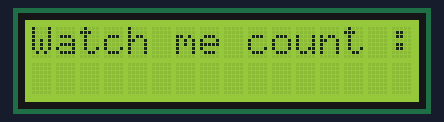
The sketch below on a simulated Arduino Uno, built with avr-gcc and run on an emulated ATmega328P. On the bench: 16×2 character LCD.

Above: at 0.1 s.
At 1.1 s:
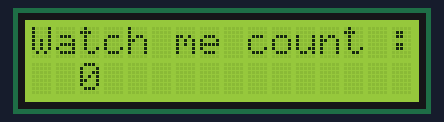
At 2.1 s:
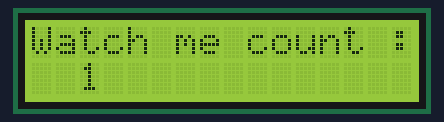
At 5.1 s:
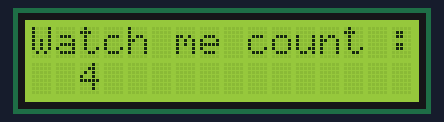
At 8.1 s:
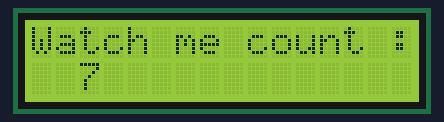
At 11.1 s:
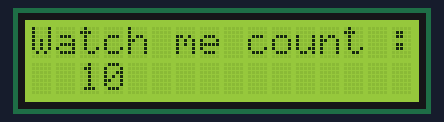

The sketch:

27_LCD.ino
```cpp
#include <LiquidCrystal.h>

int rs=7;
int en=8;
int d4=9;
int d5=10;
int d6=11;
int d7=12;

int i=0;

LiquidCrystal lcd(rs,en,d4,d5,d6,d7);

void setup() {
  // put your setup code here, to run once:
  lcd.begin(16,2);
}

void loop() {
  // put your main code here, to run repeatedly:
  lcd.setCursor(0,0);
  lcd.print("Watch me count :");
  delay(1000);

  for (i=0;i<=10;i=i+1){
    lcd.setCursor(2,1);
    lcd.print(i);
    delay(1000);
  }

  lcd.clear();
}
```

Measured:
- by itself, everything shown: repeats every 12.0 s, in 13 steps
- what the display in image 1 shows lasts 1.0 s, from 1.1 s to 2.1 s
